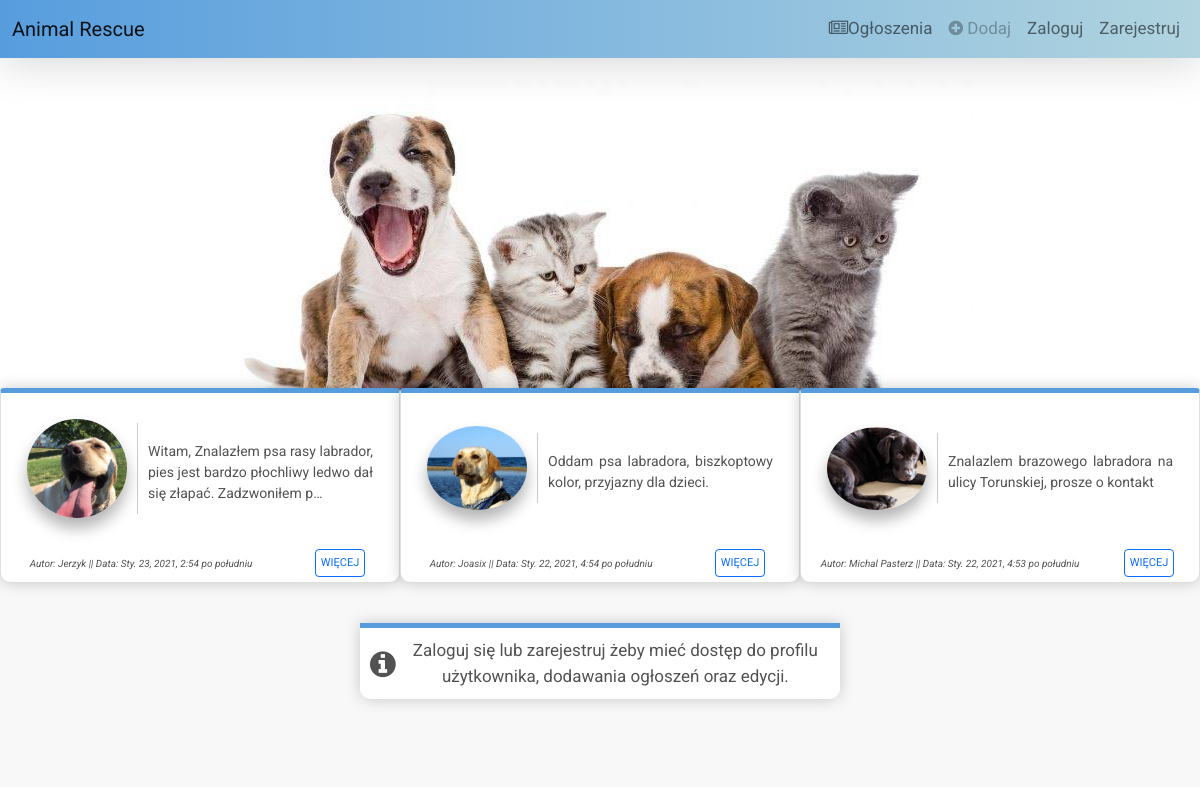
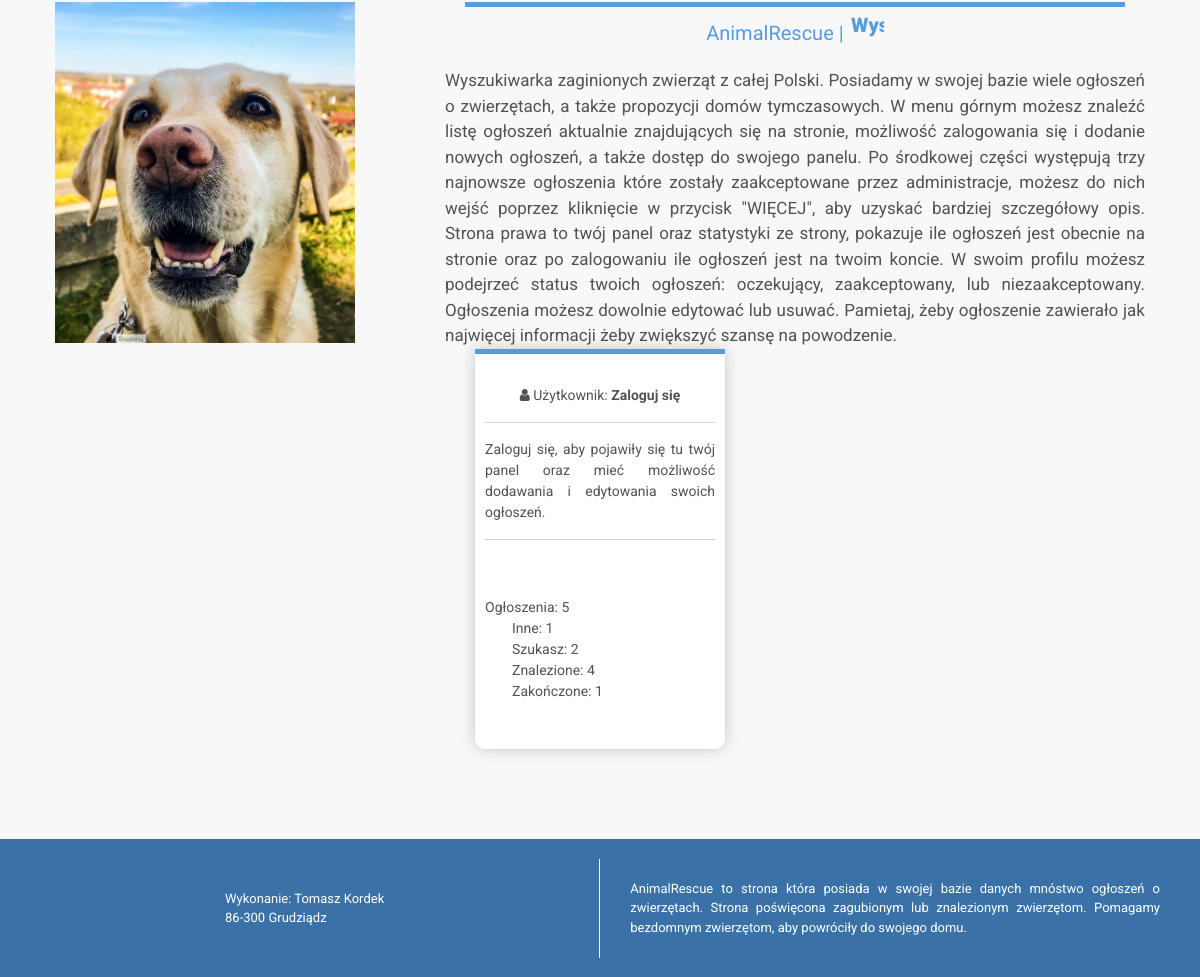
The page / on the database its author committed (2 pictures, top to bottom).
### index/models.py (models this page shows, shortened)
class ToDo(models.Model):
    Miasto = models.CharField(max_length=25, help_text='Podać miasto')
    Lokalizacja = models.CharField(max_length=50, blank=True, help_text='<b>* Pole niewymagane</b><br>Podać lokalizację(np. ulica)')
    Opis = models.TextField(help_text='Podaj dokładny opis') #jezeli nie chce to nie musi uzupelniac
    Zdjęcie = models.ImageField(upload_to='index/pictures', blank=True, help_text='<b>* Pole niewymagane</b><br>Wklej zdjęcie')
    created=models.DateTimeField(auto_now_add=True)
    user = models.ForeignKey(User, on_delete=models.CASCADE)
    Kategoria = models.CharField(max_length=15, choices=TITLE_CHOICES, help_text='Wybierz kategorie ogłoszenia')
    Kontakt = models.CharField(max_length=30, blank=True, help_text='<b>* Pole niewymagane</b><br>Numer kontaktowy, mail itp.')
    Akceptacja = models.CharField(max_length=15, choices=ACCEPT_CHOICES, blank=True)

### index/views.py (the view, shortened to what this page needs)
# urls.py: path('', views.main, name='index'),
def main(request):
    ToDos=ToDo.objects.filter(Akceptacja='TAK').order_by('-created')[:3]
    pagecount = ToDo.objects.filter(Akceptacja='TAK')
    pagecountfound = ToDo.objects.filter(Kategoria='ZNALEZIONO')
    pagecountsearch = ToDo.objects.filter(Kategoria='SZUKAM')
    pagecountend = ToDo.objects.filter(Kategoria='ZAKOŃCZONE')
    pagecountothers = ToDo.objects.filter(Kategoria='INNE')
    return render(request,'index/index.html', {'ToDos':ToDos,'pagecount':pagecount, 'pagecountfound':pagecountfound, 'pagecountsearch':pagecountsearch,
    'pagecountend':pagecountend, 'pagecountothers':pagecountothers})

### index/templates/index/index.html (shortened to what this page needs)
{% extends 'index/base.html' %}
{% load static %}
{% block content %}
<header>
<div id="topthree">
    {% for ToDo in ToDos %}
    {% if ToDo.Akceptacja == 'TAK' %}
      <div class="card">
        <div class="card-body">
            <div>
              {% if ToDo.Zdjęcie.url is not Null %}
              <a href="{{ ToDo.Zdjęcie.url }}"><img src="{{ ToDo.Zdjęcie.url }}"></a>
              {% else %}
              Brak zdjęcia
              {% endif %}
            </div>
            <div>
              <p class="card-text">{{ ToDo.Opis|truncatechars:100 }}</p>
            </div>
          </div>
        <div class="card-info">
          <i style=font-size:10px;>Autor: {{ ToDo.user}} || Data: {{ ToDo.created }}</i>
          <a href="{% url 'detail' ToDo.id %}"><button type="button" class="btn btn-outline-primary" >WIĘCEJ</button></a>
        </div>
      </div>
      {% endif %}
    {% endfor %}
</div>
</header>
<main>
  {% if user.is_authenticated %}
  {% else %}
    <div class="not-logged-user"><i class="fa fa-info-circle"></i>Zaloguj się lub zarejestruj żeby mieć dostęp do profilu użytkownika, dodawania ogłoszeń oraz edycji.</div>
  {% endif %}
<div id="container">
  <div id="container-left">
    <img src="/static/img/about.png" style=width:300px;>
  </div>
  <div id="container-center">
        <div class="caption v-middle text-center">
          				<p class="cd-headline clip">
          			       <span class="blc">AnimalRescue | </span>
          			       <span class="cd-words-wrapper">
          			            <b class="is-visible">Wyszukaj</b>
          			      </span>
          	      </p>
          </div>
        Wyszukiwarka zaginionych zwierząt z całej Polski. Posiadamy w swojej bazie wiele ogłoszeń o zwierzętach, a także propozycji domów tymczasowych.
        W menu górnym możesz znaleźć listę ogłoszeń aktualnie znajdujących się na stronie, możliwość zalogowania się i dodanie nowych ogłoszeń, a także dostęp do swojego panelu.
        Po środkowej części występują trzy najnowsze ogłoszenia które zostały zaakceptowane przez administracje, możesz do nich wejść poprzez kliknięcie w przycisk "WIĘCEJ", aby uzyskać bardziej szczegółowy opis.
        Strona prawa to twój panel oraz statystyki ze strony, pokazuje ile ogłoszeń jest obecnie na stronie oraz po zalogowaniu ile ogłoszeń jest na twoim koncie.
        W swoim profilu możesz podejrzeć status twoich ogłoszeń: oczekujący, zaakceptowany, lub niezaakceptowany. Ogłoszenia możesz dowolnie edytować lub usuwać.
        Pamietaj, żeby ogłoszenie zawierało jak najwięcej informacji żeby zwiększyć szansę na powodzenie.
    </div>
  <div id="container-right">
    {% if user.is_authenticated %}
      <div>
        <center><i class="fa fa-user"></i> Użytkownik: <b>{{ user.username }}</b>
        <br/>
        <a href="{% url 'UserTodo' %}"><button type="button" class="btn btn-outline-primary">MÓJ PROFIL</button></a>
        </center>
        <hr>
        Twoje ogłoszenia: {{ usercount.count }}<br/>
        <ul>
          <li class="li-others">Inne: {{ usercountothers.count }}</li>
          <li class="li-search">Szukasz: {{ usercountsearch.count }}</li>
          <li class="li-found">Znalezione: {{ usercountfound.count }}</li>
          <li class="li-end">Zakończone: {{ usercountend.count }}</li>
        </ul>
        <hr>
      </div>
    {% elif user.is_anonymous %}
    <div>
      <center><i class="fa fa-user"></i> Użytkownik: <b>Zaloguj się</b></center>
      <hr>
        Zaloguj się, aby pojawiły się tu twój panel oraz mieć możliwość dodawania i edytowania swoich ogłoszeń.
      <hr>
    </div>
    {% endif %}
    <div>Ogłoszenia: {{ pagecount.count }}
      <ul>
        <li class="li-others">Inne: {{ pagecountothers.count }}</li>
        <li class="li-search">Szukasz: {{ pagecountsearch.count }}</li>
        <li class="li-found">Znalezione: {{ pagecountfound.count }}</li>
        <li class="li-end">Zakończone: {{ pagecountend.count }}</li>
      </ul>
    </div>
  </div>
</div>
</main>
{% endblock %}

### index/static/css/style.css (style rules this page uses)
html { height: 100%; }
body { margin: auto; background-color: rgb(248, 248, 248); color:rgb(83, 82, 83); width: 100%; min-height: 100%; display: flex; flex-direction: column; font-family: 'Roboto', sans-serif; font-size: 17px; }
.cd-words-wrapper { display: inline-block; position: relative; text-align: left; font-size: 20px; }
.cd-words-wrapper b { display: inline-block; position: absolute; white-space: nowrap; left: 0; top: 0; }
.blc { font-size: 20px; }
.cd-words-wrapper b.is-visible { position: relative; }
.cd-headline.clip span { display: inline-block; }
.cd-headline.clip .cd-words-wrapper { overflow: hidden; }
.cd-headline.clip b { opacity: 0; }
.cd-headline b.is-visible { opacity: 1; font-weight: 900; }
#container p { border-top: 5px solid rgb(87, 157, 222); color: rgb(87, 157, 222); font-size: 30px; }
#topthree { display: flex; justify-content: space-around; margin-top: -70px; flex-wrap: wrap; }
.card { background-color: white; width: 400px; border-top: 5px solid rgb(87, 157, 222); box-shadow: 0px 0px 15px 0px rgba(0,0,0,0.20); display: flex; justify-content: center; align-items: center; text-align: center; border-bottom-right-radius: 10px; border-bottom-left-radius: 10px; }
.card img { width: 100px; max-height: 120px; border-radius: 50%; margin: 10px; box-shadow: 0px 10px 15px 0px rgba(0, 0, 0, 0.3) }
.card-body { display: flex; align-items: center; }
.card-body div:nth-of-type(2) { border-left: 1px solid rgba(83, 82, 83, 0.3); }
.card-text { text-align: justify; }
.card-info { width: 100%; display: flex; justify-content: space-around; align-items: center; margin: 0; padding: 0; }
.card-info i { font-size: 12px; }
.card-info .btn { font-size: 11px; padding: 5px; margin: 5px; }
#container { display: flex; justify-content: space-around; flex-wrap: wrap; padding: 10px; margin-top: 80px; margin-bottom: 80px; }
#container div { margin-top: 0; margin-left: 20px; margin-right: 20px; text-align: justify; }
#container-center { width: 700px; }
#container-right { width: 250px; height: 400px; background-color: white; border-top: 5px solid rgb(87, 157, 222); box-shadow: 0px 0px 15px 0px rgba(0,0,0,0.20); display: flex; justify-content: space-around; align-items: center; flex-direction: column; border-bottom-right-radius: 10px; border-bottom-left-radius: 10px; padding: 10px; font-size: 14px; }
#container-right div { width: 100%; }
#container-right ul li { list-style: none; margin-left: -5px; }
.card-text { font-size: 14px; padding: 10px; }
.not-logged-user { width: 40%; min-height:30px; background-color: white; border-top: 5px solid rgb(87, 157, 222); box-shadow: 0px 0px 15px 0px rgba(0,0,0,0.20); display: flex; align-items: center; text-align: center; justify-content: center; border-bottom-right-radius: 10px; border-bottom-left-radius: 10px; margin: 0 auto; padding: 10px; margin-top: 40px; }
.not-logged-user i { font-size: 30px; margin-right: 5px; }

### rows shown on the page
ToDo: Zdjęcie (picture), Opis "Witam, Znalazłem psa rasy labrador, pies jest bardzo płochliwy ledwo dał się złapać. Zadzwoniłem p…", user "Jerzyk", created "Sty. 23, 2021, 2:54 po południu"
ToDo: Zdjęcie (picture), Opis "Oddam psa labradora, biszkoptowy kolor, przyjazny dla dzieci.", user "Joasix", created "Sty. 22, 2021, 4:54 po południu"
ToDo: Zdjęcie (picture), Opis "Znalazlem brazowego labradora na ulicy Torunskiej, prosze o kontakt", user "Michal Pasterz", created "Sty. 22, 2021, 4:53 po południu"

### other values the page prints
{{ pagecount.count }} "5"
{{ pagecountothers.count }} "1"
{{ pagecountsearch.count }} "2"
{{ pagecountfound.count }} "4"
{{ pagecountend.count }} "1"
